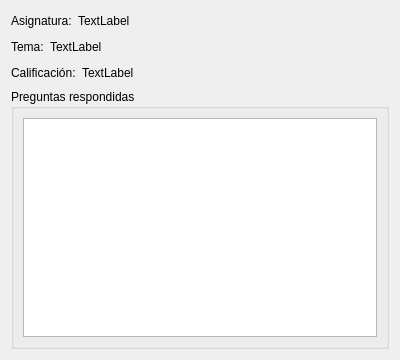
<?xml version="1.0" encoding="UTF-8"?>
<ui version="4.0">
 <class>ResultadosForm</class>
 <widget class="QWidget" name="ResultadosForm">
  <property name="geometry">
   <rect>
    <x>0</x>
    <y>0</y>
    <width>400</width>
    <height>360</height>
   </rect>
  </property>
  <property name="windowTitle">
   <string>Form</string>
  </property>
  <layout class="QVBoxLayout" name="verticalLayout_2">
   <item>
    <layout class="QHBoxLayout" name="horizontalLayout">
     <item>
      <widget class="QLabel" name="label">
       <property name="text">
        <string>Asignatura:</string>
       </property>
      </widget>
     </item>
     <item>
      <widget class="QLabel" name="lblAsignatura">
       <property name="text">
        <string>TextLabel</string>
       </property>
      </widget>
     </item>
     <item>
      <spacer name="horizontalSpacer">
       <property name="orientation">
        <enum>Qt::Horizontal</enum>
       </property>
       <property name="sizeHint" stdset="0">
        <size>
         <width>40</width>
         <height>20</height>
        </size>
       </property>
      </spacer>
     </item>
    </layout>
   </item>
   <item>
    <layout class="QHBoxLayout" name="horizontalLayout_2">
     <item>
      <widget class="QLabel" name="label_3">
       <property name="text">
        <string>Tema:</string>
       </property>
      </widget>
     </item>
     <item>
      <widget class="QLabel" name="lblTema">
       <property name="text">
        <string>TextLabel</string>
       </property>
      </widget>
     </item>
     <item>
      <spacer name="horizontalSpacer_2">
       <property name="orientation">
        <enum>Qt::Horizontal</enum>
       </property>
       <property name="sizeHint" stdset="0">
        <size>
         <width>40</width>
         <height>20</height>
        </size>
       </property>
      </spacer>
     </item>
    </layout>
   </item>
   <item>
    <layout class="QHBoxLayout" name="horizontalLayout_3">
     <item>
      <widget class="QLabel" name="label_6">
       <property name="text">
        <string>Calificación:</string>
       </property>
      </widget>
     </item>
     <item>
      <widget class="QLabel" name="lblScore">
       <property name="text">
        <string>TextLabel</string>
       </property>
      </widget>
     </item>
     <item>
      <spacer name="horizontalSpacer_3">
       <property name="orientation">
        <enum>Qt::Horizontal</enum>
       </property>
       <property name="sizeHint" stdset="0">
        <size>
         <width>40</width>
         <height>20</height>
        </size>
       </property>
      </spacer>
     </item>
    </layout>
   </item>
   <item>
    <widget class="QGroupBox" name="groupBox">
     <property name="title">
      <string>Preguntas respondidas</string>
     </property>
     <layout class="QVBoxLayout" name="verticalLayout">
      <item>
       <widget class="QTableWidget" name="tblResultados"/>
      </item>
     </layout>
    </widget>
   </item>
  </layout>
 </widget>
 <resources/>
 <connections/>
</ui>
